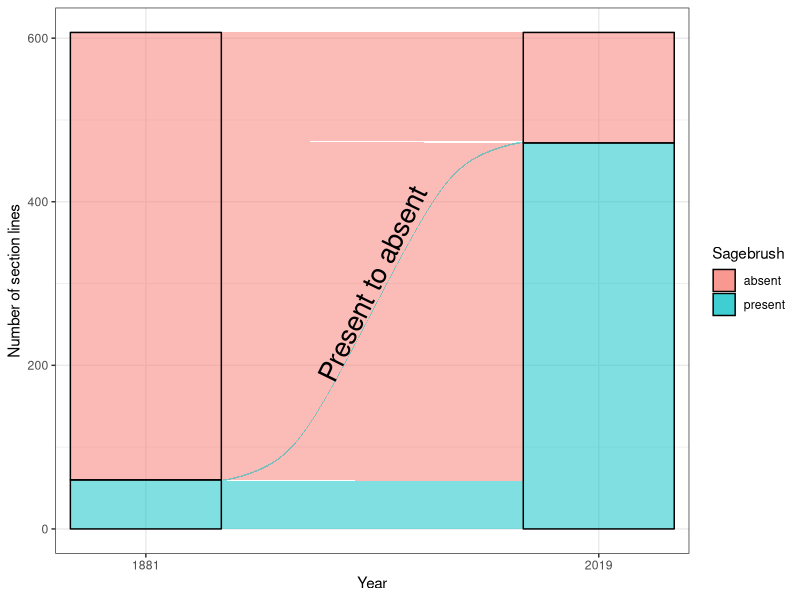
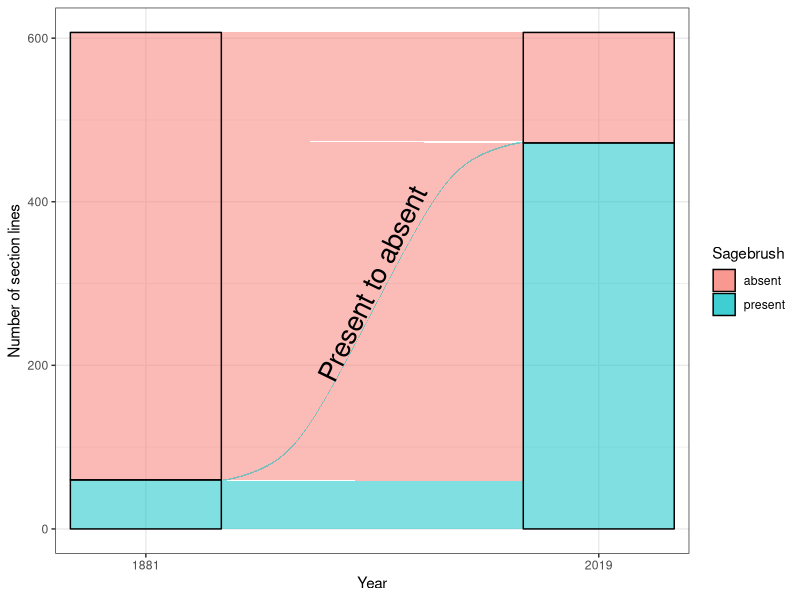

Here is the R script that generated these plots, in order:
#Final fig 5 10/24/22
#attempting to modify y axis label

#library(sf)
#library(readxl)
library(tidyverse)
library(dplyr)
library(ggplot2)
library(ggalluvial)

#idk whatim doing but im trying
#survey=year
#response=sage

#all_townships <- read.csv("data/all_townships_final.csv")
all_townships <- read.csv("./code/Vaccine_to_Sage/data/all_townships_final.csv") #added pathname to get to data folder in Vaccine_to_Sage folder

all_townships$Sage <- factor(all_townships$Sage)
all_townships$Year <- factor(all_townships$Year)
all_townships$Township <- factor(all_townships$Township)
all_townships$Segment <- factor(all_townships$Segment)

#all_townships$Township <-factor("T31R09","T31R10","T31R11","T30R09","T30R10","T30R11","T29R09","T29R10","T29R11")

#all_townships$Township <- factor(all_townships$Township, levels=c("T31R09","T31R10","T31R11","T30R09","T30R10","T30R11","T29R09","T29R10","T29R11"))

#all_townships$Township <-factor("T31R09", "T31R10", "T31R11","T30R09", "T30R10", "T30R11","T29R09", "T29R10", "T29R11")
#all_townships$Township <-factor("T29R09", "T29R10", "T29R11", "T30R09", "T30R10", "T30R11", "T31R09", "T31R10", "T31R11")
#levels(all_townships$Sage)
#levels(all_townships$Township)
#levels(all_townships$Segment)
Sagebrush <- all_townships$Sage
all_townships$Township <- factor(all_townships$Township, levels=c("T31R09","T31R10","T31R11","T30R09","T30R10","T30R11","T29R09","T29R10","T29R11"))

#all_townships <- all_townships(x = runif(100), y = runif(100), 
                  #Group = gl(5, 20, labels = LETTERS[1:5]))
#head(dat)
#with(dat, levels(Group))
#dat <- transform(dat,
#                          Sage = factor(Sage, rev(levels(Sage))))

#notown <- select(all_townships, -Township)

final <-ggplot(all_townships,
       aes(x = Year, stratum = Sagebrush, alluvium = Segment,
           y = c(1),
           fill = Sagebrush, label = Sagebrush)) + 
  scale_x_discrete(expand = c(.1, .1)) +
  geom_flow() +
  geom_stratum(alpha = .5) + 
  #aes(fill=c("green","gray")) + this doesn't work
  #facet_wrap(~ Township , scales = "fixed") +
  labs(y="Number of section lines") +
  #scale_fill_brewer(palette = "YlGn", direction = 1) +
  #geom_text(stat = "stratum", size = 3)  + #for some reason it messes up graph when i add color?
  theme(legend.position = "bottom") +
  theme(text = element_text(size=28)) + 
  theme_bw()+  
  annotate(geom = "text", x = 1.5, y = 300, label = "Present to absent", size=7 , angle=64)
  #ggtitle("Sagebrush presence through time")                                  
  
#ggsave(plot = final, width = 10, height = 10, filename = "./code/Vaccine_to_Sage/figures/final/fig5/sage_all_final_no_text_label.png")

#ggsave(plot = final, device = tiff, width = 10, height = 10, dpi = 301, 
#       filename = "./code/Vaccine_to_Sage/figures/final/fig5/sage_all_final_no_text_label.tiff")

#ggsave(plot = final, device = tiff, width = 10, height = 10, dpi = 301, 
#       filename = "./code/Vaccine_to_Sage/figures/final/fig5/sage_all_final_w_label.tiff")

############################################################################
#final pub ready tiff version w/ label slanted, even!! Boooyaaa!
ggsave(plot = final, device = tiff, width = 10, height = 10, dpi = 301, 
       filename = "./code/Vaccine_to_Sage/figures/final/fig5/Fig5_sage_all_final_w_label1_color.tiff")
#smaller jpeg version
ggsave(plot = final, device = jpeg, width = 10, height = 10, dpi = 301, 
       filename = "./code/Vaccine_to_Sage/figures/final/fig5/Fig5_sage_all_final_w_label1.jpeg")

